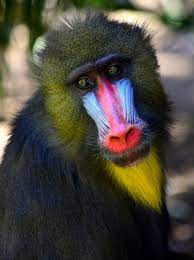
#> input picture baboon.jpg, 194 x 260 px, found by its file name
$ python 'Image Segmentation .py'   (older library calls are emulated)
#> lines starting #> are read from the running program, lines starting #| are printed output that depends on the picture; after the words box and inside, x2 and y2 are one past the last pixel; in counts of white or black regions, pixels touching at a corner belong together
#!/usr/bin/env python
# coding: utf-8

#  # Segmentation with Contours Detection

# ## Canny Filter:

# In[5]:


import cv2
path= r'C:\Users\Root\Desktop\baboon.jpg'
img = cv2.imread(path,0)
#> img: shape (260, 194); min 0, max 255, mean 70.9
edges = cv2.Canny(img, 100, 200)
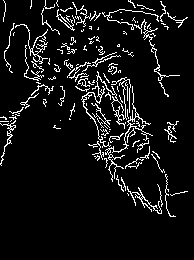
#> edges: shape (260, 194); 7.4% white in thin lines or dots, all inside (x1, y1, x2, y2) = (0, 0, 188, 217)
#Canny filter
cv2.imshow("Edge", edges)
cv2.waitKey(0)


# ## Laplacien Filter

# In[6]:


import numpy as np
img = cv2.imread(path,0)
edge = cv2.Laplacian (img, cv2.CV_64F, ksize=3)
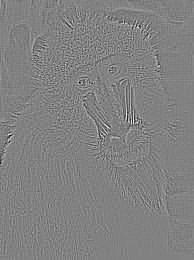
#> edge: shape (260, 194) float64; min -758, max 730, mean 0; drawn with min black and max white
edge = np.uint8(np.absolute(edge))
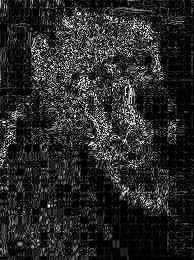
#> edge: shape (260, 194); min 0, max 254, mean 40.6
cv2.imshow('Laplacian filter', edge)
cv2.waitKey()


# # Segmentation with region formation

# ## Global Threshold:

# In[10]:


img = cv2.imread(path,0)
ret,thresh1 = cv2.threshold(img,100,255,cv2.THRESH_BINARY)
#> thresh1: shape (260, 194); 24.6% white; 78 white regions (68 under 20 px), largest, box (x1, y1, x2, y2) and area: (104, 0, 194, 83) 3558, (0, 24, 48, 164) 3142, (82, 79, 144, 152) 2339
ret,thresh2 = cv2.threshold(img,100,255,cv2.THRESH_BINARY_INV)
ret,thresh3 = cv2.threshold(img,100,255,cv2.THRESH_TRUNC)
ret,thresh4 = cv2.threshold(img,100,255,cv2.THRESH_TOZERO)
ret,thresh5 = cv2.threshold(img,100,255,cv2.THRESH_TOZERO_INV)
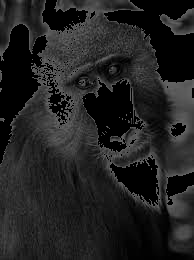
#> thresh5: shape (260, 194); min 0, max 100, mean 33.5
titles = ['Image originale','BINARY','BINARY_INV','TRUNC','TOZERO','TOZERO_INV']
images = [img, thresh1, thresh2, thresh3, thresh4, thresh5]
for i in range(6) :
 cv2.imshow(titles[i], images[i])
cv2.waitKey()


# ## Otsu Method

# In[12]:


from matplotlib import pyplot as plt
img = cv2.imread(path,0)
# Seuillage manuel
ret1,th1 = cv2.threshold(img,100,255,cv2.THRESH_BINARY)
# Seuillage par la méthode d'Otsu
ret2,th2 = cv2.threshold(img,0,255,cv2.THRESH_OTSU)
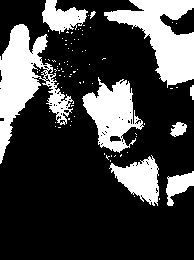
#> th2: shape (260, 194); 25.9% white; 84 white regions (75 under 20 px), largest, box (x1, y1, x2, y2) and area: (0, 24, 74, 164) 3860, (104, 0, 194, 88) 3665, (82, 77, 144, 153) 2436
#> ret2 = 96
# euillage par la méthode d'Otsu après un filrage gaussien
blur = cv2.GaussianBlur(img,(5,5),0)
ret3,th3 = cv2.threshold(blur,0,255,cv2.THRESH_OTSU)
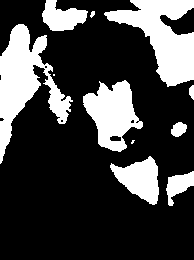
#> th3: shape (260, 194); 26.1% white; 11 white regions (2 under 20 px), largest, box (x1, y1, x2, y2) and area: (0, 24, 73, 164) 3953, (104, 0, 194, 87) 3714, (83, 80, 143, 152) 2461
#> ret3 = 95
# plot all the images and their histograms
images = [img, 0, th1, img, 0, th2, blur, 0, th3]
titles = ['Image originale','Histogramme','Seuillage global (Seuil=100)','Image originale','Histogramme','Seuillage global(Otsu)','Image filtrée','Histogramme','Seuillage global (Otsu)']
for i in range(3):
 plt.subplot(3,3,i*3+1),plt.imshow(images[i*3],'gray')
 plt.title(titles[i*3]), plt.xticks([]), plt.yticks([])
 plt.subplot(3,3,i*3+2),plt.hist(images[i*3].ravel(),256)
 plt.title(titles[i*3+1]), plt.xticks([]), plt.yticks([])
 plt.subplot(3,3,i*3+3),plt.imshow(images[i*3+2],'gray')
 plt.title(titles[i*3+2]), plt.xticks([]), plt.yticks([])
plt.show()
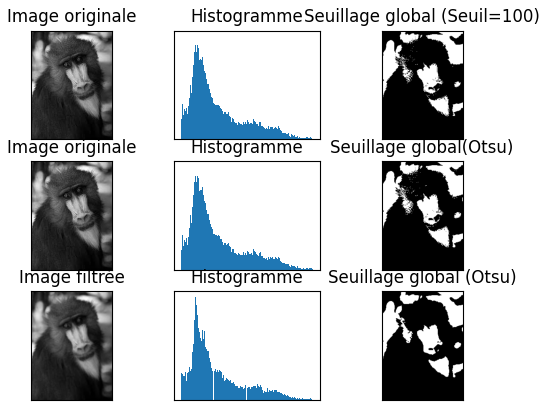
#> figure drawn by matplotlib, 9 panels

$ run again, with Laplacien Filter.PNG saved as baboon.jpg
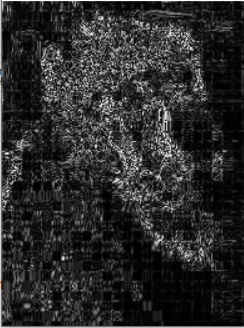
#> input picture Laplacien Filter.PNG, 244 x 328 px, found by its file name
#> `edges = cv2.Canny(img, 100, 200)`:
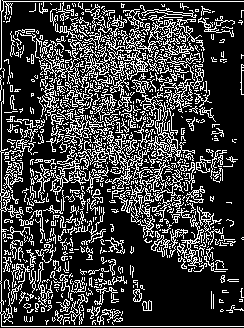
#> edges: shape (328, 244); 24.3% white in thin lines or dots
#> thresh1: shape (328, 244); 10.1% white in thin lines or dots
#> thresh2: shape (328, 244); 89.9% white; black in thin lines or dots
#> th2: shape (328, 244); 20.3% white in thin lines or dots
#> ret2 = 68
#> `ret3,th3 = cv2.threshold(blur,0,255,cv2.THRESH_OTSU)`:
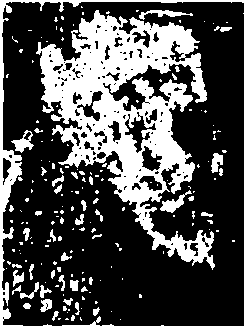
#> th3: shape (328, 244); 30.1% white; 180 white regions (135 under 20 px), largest, box (x1, y1, x2, y2) and area: (36, 10, 215, 270) 17711, (0, 0, 244, 328) 3078, (160, 190, 192, 213) 247
#> ret3 = 54
